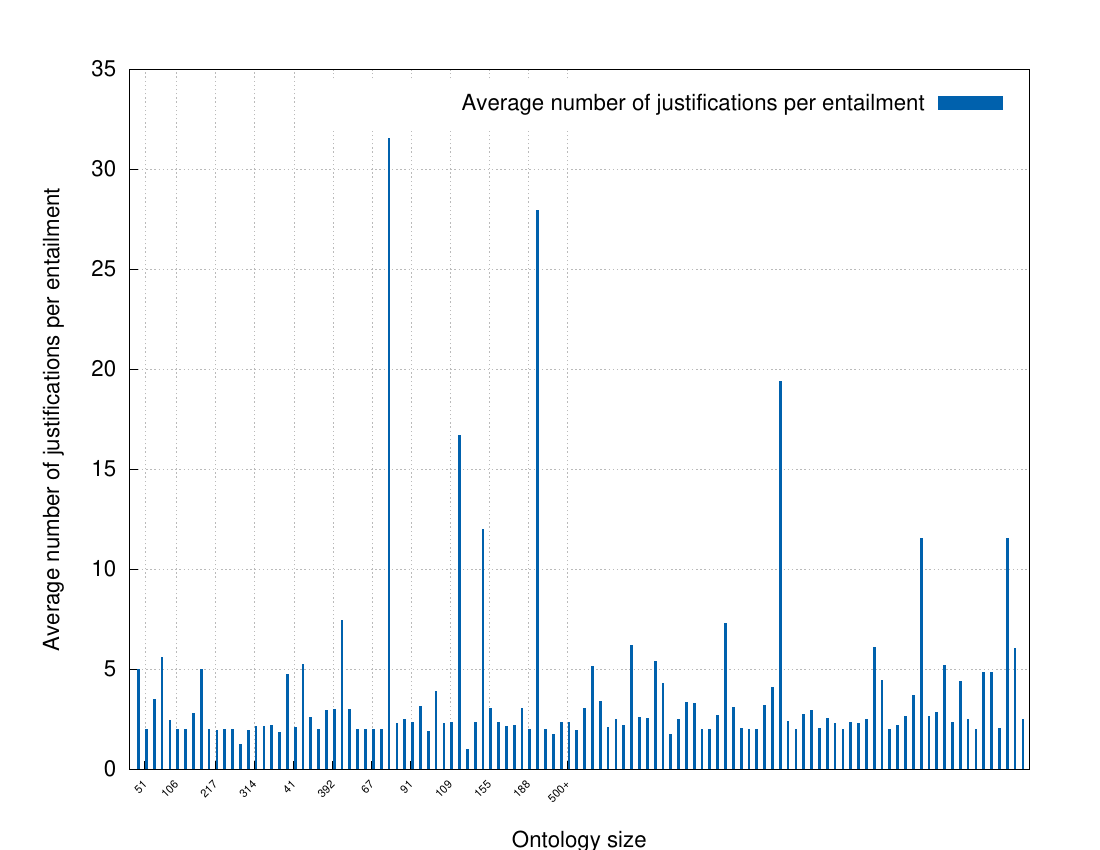

Here is the gnuplot script that generated this plot:
#set term aqua font small_font
set terminal postscript enhanced color font small_font
set output '| ps2pdf - justperent-vs-size.pdf'

# set margins to remove whitespace
set bmargin 0
set tmarg 0
set lmargin 4.5

set ylabel "Average number of justifications per entailment" textcolor rgb text_color font small_font
set xlabel "Ontology size" textcolor rgb text_color font small_font

#set logscale y

#set xrange [0.1:]
#set yrange [0.5:8000]

set key inside top right vertical noreverse autotitles nobox height 1
set key spacing 2

set ytics nomirror font small_font
set xtics nomirror font tiny_font
set xtics right rotate by 45
set xtics ("51" 1, "106" 5, "217" 10,"30" 15,"41" 20,"53" 25,\
"67" 30, "91" 35,"109" 40,"155" 45,"188" 50,"500+" 55)



set datafile separator ","
#set datafile missing "NaN"

set style data histogram
set style fill solid noborder

set xtics format ""

plot "justperent-vs-size.csv" using 2 title "Average number of justifications per entailment"

